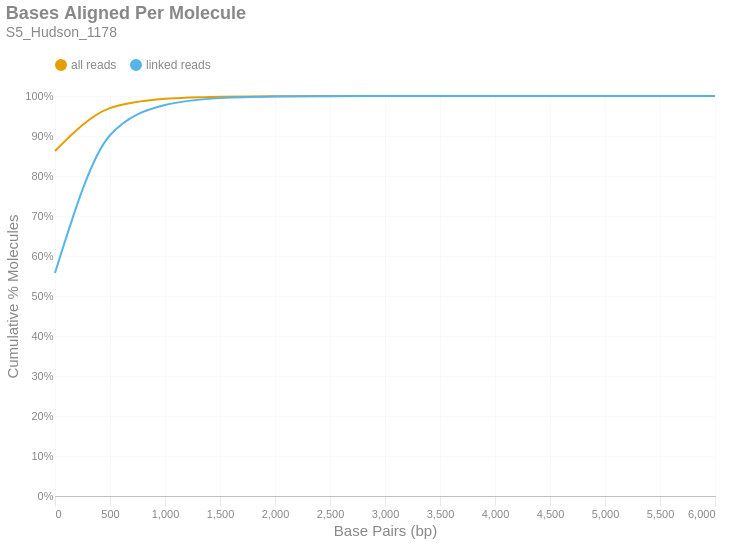

This figure's notebook cell:
### Markdown cell above
### Bases Aligned Per Molecule
This is a cumulative frequency distribution showing the number of base pairs aligned per unique molecule. These data are shown in 500 bp bins. There are two distributions: one with `all reads` (yellow) and another with only `linked reads` (blue). The percent of molecules in the `linked reads` distribution is relative to the total number of linked molecules.

### Code cell
if SKIPLR:
    print_html(f"Skipped")
else:
    binned_df = consolidated_hist(valids['aligned_bp'], mask, 500, True)
    with SafeRender(binned_df):
        (
            density_plot(binned_df, 'Bases Aligned Per Molecule', samplename, 'basesper')
            .encode(
                x=alt.X('bin:Q', title="Base Pairs (bp)").axis(tickMinStep=500).scale(padding=0),
                y=alt.Y('value:Q', title='Cumulative % Molecules')
                    .axis(format='%')
                    .scale(domain = [0,1])
                    .stack(False),
                color=alt.Color("key:N").scale(domain = ["all reads", "linked reads"]),
                tooltip = [
                    alt.Tooltip("key:N", title = "Data Type"),
                    alt.Tooltip("range_label:N", title="Bases Aligned Per Molecule"),
                    alt.Tooltip("value:Q", format = ".2%", title="% Molecules (Cum.)")
                ]
            )
        ).display()

### Figure 1 — Vega-Lite specification as saved in the notebook (floating-point values rounded to 4 significant figures)
{"width": "container", "height": 400, "config": {"title": {"anchor": "start", "dy": -15, "fontSize": 18, "color": "#888888", "subtitleColor": "#888888", "subtitleFontSize": 14}, "arc": {"fill": "#0072B2"}, "axis": {"domainColor": "#888888", "domainWidth": 0.5, "gridWidth": 0.2, "grid": false, "titleFontWeight": 400, "titleFontSize": 15, "labelFontSize": 11, "labelColor": "#888888", "tickColor": "#888888", "tickWidth": 0.2, "titleColor": "#888888"}, "axisBand": {"grid": false}, "axisX": {"grid": true, "tickSize": 10, "domainCap": "round"}, "axisY": {"domain": false, "grid": true, "tickSize": 0, "domainCap": "round"}, "background": "transparent", "header": {"labelFontSize": 15, "labelColor": "#888888", "titleFontSize": 15, "titleFontWeight": 600, "titleColor": "#888888"}, "legend": {"labelFont": "sans-serif", "labelFontSize": 12, "labelColor": "#888888", "symbolSize": 100, "symbolType": "circle", "titleFontSize": 12, "titlePadding": 10, "titleColor": "#888888", "title": null, "orient": "top"}, "range": {"category": ["#E69F00", "#56B4E9", "#009E73", "#F0E442", "#0072B2", "#D55E00", "#CC79A7", "#000000"], "diverging": ["#cfe8f3", "#a2d4ec", "#73bfe2", "#46abdb", "#1696d2", "#12719e"]}, "area": {"fill": "#0072B2", "fillOpacity": 0.7, "line": true, "strokeOpacity": 0.7}, "line": {"color": "#0072B2", "stroke": "#0072B2", "strokeWidth": 2}, "trail": {"color": "#0072B2", "stroke": "#0072B2", "strokeWidth": 0, "size": 1}, "point": {"filled": true, "fillOpacity": 1.0, "size": 95}, "text": {"color": "#888888", "fontSize": 11, "align": "right", "fontWeight": 400, "size": 11}, "bar": {"fill": "#0072B2", "stroke": null}, "view": {"stroke": null, "continuousWidth": 660, "continuousHeight": 400}}, "data": {"name": "data-576cc93c9896e7fd6cf0aaef703ed9d1"}, "mark": {"type": "line", "interpolate": "monotone", "point": {"opacity": 0, "size": 275}}, "encoding": {"color": {"field": "key", "scale": {"domain": ["all reads", "linked reads"]}, "type": "nominal"}, "tooltip": [{"field": "key", "title": "Data Type", "type": "nominal"}, {"field": "range_label", "title": "Bases Aligned Per Molecule", "type": "nominal"}, {"field": "value", "format": ".2%", "title": "% Molecules (Cum.)", "type": "quantitative"}], "x": {"axis": {"tickMinStep": 500}, "field": "bin", "scale": {"padding": 0}, "title": "Base Pairs (bp)", "type": "quantitative"}, "y": {"axis": {"format": "%"}, "field": "value", "scale": {"domain": [0, 1]}, "stack": false, "title": "Cumulative % Molecules", "type": "quantitative"}}, "params": [{"name": "param_c36ac31b6afebe62", "select": {"type": "point", "fields": ["key"]}, "bind": "legend"}], "title": {"text": "Bases Aligned Per Molecule", "subtitle": "S5_Hudson_1178"}, "transform": [{"fold": ["all reads (cumsum)", "linked reads (cumsum)"]}, {"calculate": "replace(datum.key, ' (cumsum)', '')", "as": "key"}, {"filter": {"param": "param_c36ac31b6afebe62"}}], "usermeta": {"embedOptions": {"downloadFileName": "S5_Hudson_1178.basesper"}}, "$schema": "https://vega.github.io/schema/vega-lite/v6.1.0.json", "datasets": {"data-576cc93c9896e7fd6cf0aaef703ed9d1": [{"bin": "0.0", "interval": "0.0-500.0", "all reads": 0.8624, "linked reads": 0.5575, "all reads (cumsum)": 0.8624, "linked reads (cumsum)": 0.5575, "range_label": "0-499"}, {"bin": "500.0", "interval": "500.0-1000.0", "all reads": 0.1072, "linked reads": 0.3445, "all reads (cumsum)": 0.9696, "linked reads (cumsum)": 0.9019, "range_label": "500-999"}, {"bin": "1000.0", "interval": "1000.0-1500.0", "all reads": 0.02336, "linked reads": 0.07539, "all reads (cumsum)": 0.993, "linked reads (cumsum)": 0.9773, "range_label": "1000-1499"}, {"bin": "1500.0", "interval": "1500.0-2000.0", "all reads": 0.005378, "linked reads": 0.01736, "all reads (cumsum)": 0.9984, "linked reads (cumsum)": 0.9947, "range_label": "1500-1999"}, {"bin": "2000.0", "interval": "2000.0-2500.0", "all reads": 0.001255, "linked reads": 0.00405, "all reads (cumsum)": 0.9996, "linked reads (cumsum)": 0.9987, "range_label": "2000-2499"}, {"bin": "2500.0", "interval": "2500.0-3000.0", "all reads": 0.0002767, "linked reads": 0.0008929, "all reads (cumsum)": 0.9999, "linked reads (cumsum)": 0.9996, "range_label": "2500-2999"}, {"bin": "3000.0", "interval": "3000.0-3500.0", "all reads": 7.772e-05, "linked reads": 0.0002508, "all reads (cumsum)": 1.0, "linked reads (cumsum)": 0.9999, "range_label": "3000-3499"}, {"bin": "3500.0", "interval": "3500.0-4000.0", "all reads": 2.391e-05, "linked reads": 7.718e-05, "all reads (cumsum)": 1.0, "linked reads (cumsum)": 1.0, "range_label": "3500-3999"}, {"bin": "4000.0", "interval": "4000.0-4500.0", "all reads": 7.786e-06, "linked reads": 2.513e-05, "all reads (cumsum)": 1.0, "linked reads (cumsum)": 1.0, "range_label": "4000-4499"}, {"bin": "4500.0", "interval": "4500.0-5000.0", "all reads": 3.059e-06, "linked reads": 9.872e-06, "all reads (cumsum)": 1.0, "linked reads (cumsum)": 1.0, "range_label": "4500-4999"}, {"bin": "5000.0", "interval": "5000.0-5500.0", "all reads": 6.952e-07, "linked reads": 2.244e-06, "all reads (cumsum)": 1.0, "linked reads (cumsum)": 1.0, "range_label": "5000-5499"}, {"bin": "5500.0", "interval": "5500.0-6000.0", "all reads": 8.342e-07, "linked reads": 2.692e-06, "all reads (cumsum)": 1.0, "linked reads (cumsum)": 1.0, "range_label": "5500-5999"}, {"bin": "6000.0", "interval": "6000.0-6500.0", "all reads": 1.39e-07, "linked reads": 4.487e-07, "all reads (cumsum)": 1.0, "linked reads (cumsum)": 1.0, "range_label": "6000-6499"}]}}
